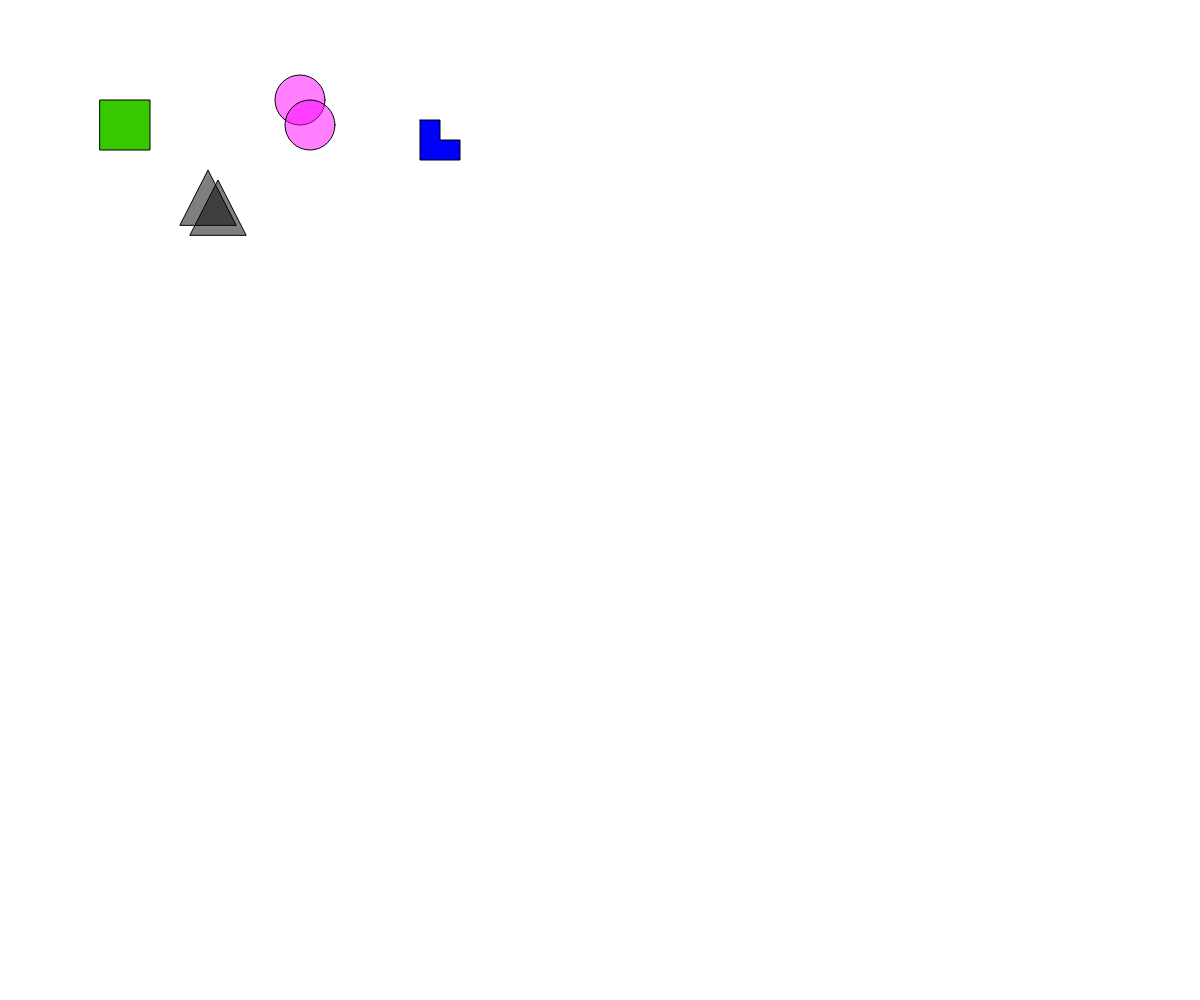
Frame 1 (no input)
Frame 60 (no input): identical to frame 1, image omitted
Frame 120 (the mouse pressed at the canvas centre since frame 60): identical to frame 1, image omitted

The p5.js sketch that drew this single still picture (run headless with seeded random() and noise() and a simulated clock; from frame 60 on, the mouse is pressed at the canvas centre):

// p5.js sketch
// ── sketch.js
// @ts-nocheck
/// <reference path="../../p5/addons/p5.global-mode.d.ts" />
'use strict'

// https://p5js.org/reference/#/p5/clear
// https://p5js.org/reference/#/p5/fill
// https://p5js.org/reference/#/p5/color
// https://p5js.org/reference/#/p5/rect
// https://p5js.org/reference/#/p5/circle
// https://p5js.org/reference/#/p5/triangle

// https://p5js.org/reference/#/p5/beginShape
// https://p5js.org/reference/#/p5/vertex
// https://p5js.org/reference/#/p5/endShape

function setup () {
    createCanvas(windowWidth, windowHeight);
}

function draw () {
    clear();

    // filling as RGB value
    fill(55, 200, 0);
    rect(100, 100, 50, 50);

    // filling with alpha value needs a function call to `color(4)`
    fill(color(255, 0, 255, 128));
    circle(300, 100, 50);
    circle(310, 125, 50);

    // `color(2)` results in a grey value with alpha
    fill(color(0, 128));
    triangle(180, 225, 208, 170, 236, 225);
    triangle(190, 235, 218, 180, 246, 235);

    fill(0, 0, 255);
    // more complex forms can be drawn using shapes
    beginShape();
    vertex(420, 120);
    vertex(440, 120);
    vertex(440, 140);
    vertex(460, 140);
    vertex(460, 160);
    vertex(420, 160);
    endShape(CLOSE);
}

// dynamically adjust the canvas size to the window size
function windowResized () {
    resizeCanvas(windowWidth, windowHeight);
}
